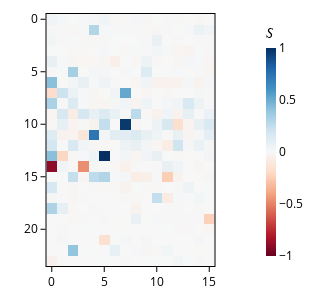

Here is the notebook cell this chart was saved with:
### Code cell
pu.plot_attn(h.normalise_tensor(s_attn_denoising_2), labels, image_dir / "symbolic_denoising.png")

### Figure 1 — Plotly figure (JSON) as saved in the notebook; plotly's stock layout.template omitted (floating-point values rounded to 4 significant figures; data arrays with more than 128 entries replaced by an {"elided": "..."} marker saying what was removed)
{"data": [{"coloraxis": "coloraxis", "hovertemplate": "Head: %{x}<br>Layer: %{y}<br>color: %{z}<extra></extra>", "name": "0", "type": "heatmap", "xaxis": "x", "yaxis": "y", "z": {"elided": "24x16 float values"}}], "layout": {"coloraxis": {"cmid": 0, "colorbar": {"len": 1, "lenmode": "fraction", "thickness": 10, "thicknessmode": "pixels", "title": {"text": "𝑆"}}, "colorscale": [[0, "rgb(103,0,31)"], [0.1, "rgb(178,24,43)"], [0.2, "rgb(214,96,77)"], [0.3, "rgb(244,165,130)"], [0.4, "rgb(253,219,199)"], [0.5, "rgb(247,247,247)"], [0.6, "rgb(209,229,240)"], [0.7, "rgb(146,197,222)"], [0.8, "rgb(67,147,195)"], [0.9, "rgb(33,102,172)"], [1, "rgb(5,48,97)"]]}, "font": {"color": "black", "size": 12}, "height": 300, "margin": {"b": 10, "l": 10, "r": 10, "t": 10}, "title": {"font": {"size": 14}}, "width": 300, "xaxis": {"anchor": "y", "constrain": "domain", "domain": [0, 1], "linecolor": "black", "linewidth": 1, "mirror": true, "scaleanchor": "y", "showline": true, "tickcolor": "black", "ticks": "outside", "tickwidth": 1, "title": {}}, "yaxis": {"anchor": "x", "autorange": "reversed", "constrain": "domain", "domain": [0, 1], "linecolor": "black", "linewidth": 1, "mirror": true, "showline": true, "tickcolor": "black", "ticks": "outside", "tickwidth": 1, "title": {}}}}
